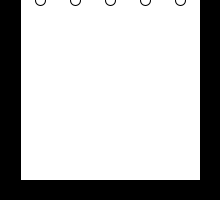
Frame 1 (no input)
Frame 60 (the mouse pressed at the canvas centre just before this capture): identical to frame 1, image omitted
Frame 120 (the mouse held since frame 60 and released just before this capture): identical to frame 1, image omitted

The Processing sketch that drew this single still picture (run headless with seeded random() and noise(); from frame 60 on, the mouse is pressed at the canvas centre):

// Processing sketch: processing_91671
// ── processing_91671.pde

int r, g, b, o;
int[] anArray = {40, 75, 110, 145, 180};
int shapeSize;
int positionY;
void setup()
{
 size(220, 200);
 
 shapeSize = 10;
}

void draw()
{
 background(255);
 fill(0);
 rect(0, 0, 20, height);
 rect(0, height - 20, width, 20);
 rect(width - 20, 0, 20, height);
 if((mouseX > 0 && mouseX < 20) || (mouseX > width - 20 && mouseX < width) || (mouseY > height - 20 && mouseY < height))
 {
   r = (int)random(255);
   g = (int)random(255);
   b = (int)random(255);
   o = (int)random(255);
   shapeSize = (int) random(10,30);
   positionY = (int)random(20, 180);
 }
 drawShape(anArray);
}
 
 void drawShape(int[] anArray)
 {
  fill(r, g, b, o);
  for(int i = 0; i < anArray.length; i++)
  {
   ellipse(anArray[i], positionY, shapeSize, shapeSize);
  }
 }
